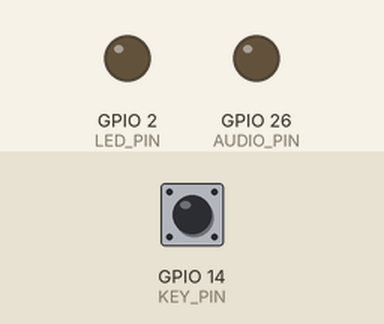
Recording of a sketch running on a simulated ESP32. On the bench: output pins drawn as LEDs (lit = HIGH). The test bench sets the inputs (shaded band); at power-on: GPIO 14 (KEY_PIN) HIGH. Pins used as bus, display or sensor lines are not drawn.

Above: at 1.2 s.
1.3 s: GPIO 14 (KEY_PIN) pulled LOW for 0.15 s
At 2.6 s:
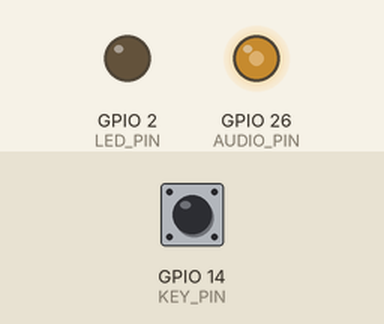
2.9 s: GPIO 14 (KEY_PIN) pulled LOW for 1 s
At 3.3 s:
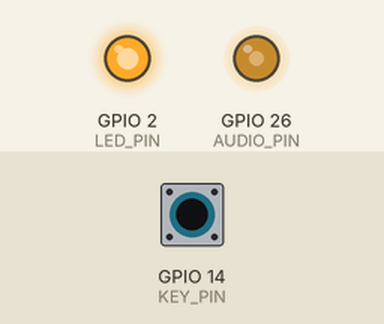
5.4 s: GPIO 14 (KEY_PIN) pulled LOW for 3.2 s
At 8.9 s:
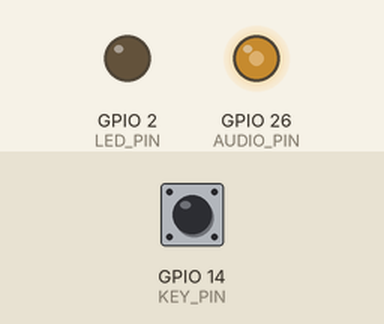
Timing chart, 0 to 10.4 s (numbered marks = the images above; inputs shaded):
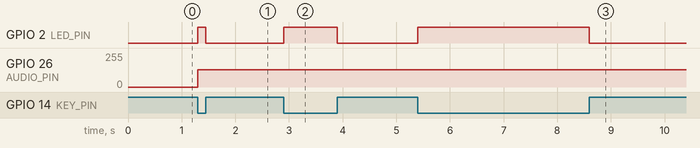

Measured:
- after the input at 1.3 s, GPIO 2 (LED_PIN): LOW → HIGH at once, → LOW 0.15 s later; GPIO 26 (AUDIO_PIN): 0/255 → 128/255 at once
- after the input at 2.9 s, GPIO 2 (LED_PIN): LOW → HIGH at once, → LOW 1.0 s later
- after the input at 5.4 s, GPIO 2 (LED_PIN): LOW → HIGH at once, → LOW 3.2 s later

The sketch:

MorseCodeTransmitter.ino
```cpp
//  Description:
//    Using ESP32 Dev Module to transmit Morse code signal
//    Input: Morse key OPEN|HIGH CLOSE|LOW
//    Oputput: RF signal 7.272MHz, Audio tone 600Hz, Led indicator
//  Author: Phuong Nguyen (VK3PTN)
//  Version:
//    1.0.0 Initial verion                                                        18/06/2026
//    1.0.1 Applied hardware interrupted Routines (ISR) to reduce latency time    20/06/2026

#include <Arduino.h>

// pin Mappings - all clustered on the same physical side of the ESP32
const int KEY_PIN    = 14;  // morse key input HIGH:OFF LOW:ON
const int RF_TX_PIN  = 25;  // square wave output
const int AUDIO_PIN  = 26;  // audio tone for the buzzer

// signal indicator
#ifdef LED_BUILTIN
  const int LED_PIN = LED_BUILTIN;
#else
  const int LED_PIN = 2;
#endif

// RF configuration (10 MHz)
// Configuration (7.272 MHz for 40-Meter Band)
const uint32_t RF_FREQ = 7272727;  // 80 MHz / 11 = 7.272727 MHz
const uint8_t LEDC_RES = 1;         // 1-bit resolution
const uint32_t DUTY_VALUE = 1;      // 50% duty cycle

// audio tone configuration
const uint32_t AUDIO_FREQ = 600;    // 600Hz audio tone
const uint8_t AUDIO_RES   = 8;      // 8-bit resolution
const uint32_t AUDIO_DUTY  = 128;    // 50% duty cycle (256 / 2)

// Use 'volatile' for fast hardware execution inside interrupts
volatile bool keyIsPressed = false;
volatile bool stateChanged = false;

// HARDWARE INTERRUPT SERVICE ROUTINE (ISR)
void IRAM_ATTR handleKeyInterrupt() {
  bool currentState = !(gpio_get_level((gpio_num_t)KEY_PIN));

  if (currentState != keyIsPressed) {
    keyIsPressed = currentState;
    stateChanged = true;
  }
}

void setup() {
  // initial pin settings
  pinMode(KEY_PIN, INPUT_PULLUP);
  pinMode(LED_PIN, OUTPUT);
  digitalWrite(LED_PIN, LOW);
  pinMode(RF_TX_PIN, OUTPUT);
  digitalWrite(RF_TX_PIN, LOW);
  pinMode(AUDIO_PIN, OUTPUT);
  digitalWrite(AUDIO_PIN, LOW);

  // attach ultra-low latency interrupt
  attachInterrupt(digitalPinToInterrupt(KEY_PIN), handleKeyInterrupt, CHANGE);
}

void loop() {
  if (stateChanged) {
    stateChanged = false;

    if (keyIsPressed) {
      // --- INSTANT KEY DOWN ---
      ledcAttach(RF_TX_PIN, RF_FREQ, LEDC_RES);
      ledcWrite(RF_TX_PIN, DUTY_VALUE);

      ledcAttach(AUDIO_PIN, AUDIO_FREQ, AUDIO_RES);
      ledcWrite(AUDIO_PIN, AUDIO_DUTY);

      digitalWrite(LED_PIN, HIGH);
    }
    else {
      // --- INSTANT KEY UP ---
      ledcDetach(RF_TX_PIN);
      pinMode(RF_TX_PIN, OUTPUT);
      digitalWrite(RF_TX_PIN, LOW);

      ledcDetach(AUDIO_PIN);
      pinMode(AUDIO_PIN, OUTPUT);
      digitalWrite(AUDIO_PIN, LOW);

      digitalWrite(LED_PIN, LOW);
    }
  }
}
```
